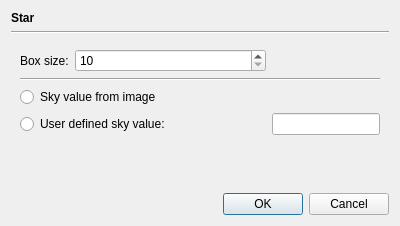
<?xml version="1.0" encoding="UTF-8"?>
<ui version="4.0">
 <class>StarDialog</class>
 <widget class="QDialog" name="StarDialog">
  <property name="geometry">
   <rect>
    <x>0</x>
    <y>0</y>
    <width>400</width>
    <height>226</height>
   </rect>
  </property>
  <property name="windowTitle">
   <string>Dialog</string>
  </property>
  <layout class="QVBoxLayout" name="verticalLayout">
   <item>
    <widget class="QLabel" name="label">
     <property name="font">
      <font>
       <bold>true</bold>
      </font>
     </property>
     <property name="text">
      <string>Star</string>
     </property>
    </widget>
   </item>
   <item>
    <widget class="Line" name="line">
     <property name="orientation">
      <enum>Qt::Horizontal</enum>
     </property>
    </widget>
   </item>
   <item>
    <widget class="QWidget" name="widget" native="true">
     <layout class="QGridLayout" name="gridLayout">
      <item row="0" column="1">
       <widget class="QSpinBox" name="starBoxSpinner">
        <property name="sizePolicy">
         <sizepolicy hsizetype="Minimum" vsizetype="Fixed">
          <horstretch>1</horstretch>
          <verstretch>0</verstretch>
         </sizepolicy>
        </property>
        <property name="minimum">
         <number>10</number>
        </property>
        <property name="maximum">
         <number>100</number>
        </property>
       </widget>
      </item>
      <item row="4" column="0" colspan="2">
       <widget class="QRadioButton" name="userSkyButton">
        <property name="text">
         <string>User defined sky value:</string>
        </property>
        <attribute name="buttonGroup">
         <string notr="true">buttonGroup</string>
        </attribute>
       </widget>
      </item>
      <item row="2" column="0" colspan="2">
       <widget class="QRadioButton" name="imageSkyButton">
        <property name="text">
         <string>Sky value from image</string>
        </property>
        <attribute name="buttonGroup">
         <string notr="true">buttonGroup</string>
        </attribute>
       </widget>
      </item>
      <item row="0" column="0">
       <widget class="QLabel" name="label_2">
        <property name="text">
         <string>Box size:</string>
        </property>
       </widget>
      </item>
      <item row="4" column="2">
       <widget class="QLineEdit" name="userSkyField"/>
      </item>
      <item row="1" column="0" colspan="3">
       <widget class="Line" name="line_2">
        <property name="orientation">
         <enum>Qt::Horizontal</enum>
        </property>
       </widget>
      </item>
     </layout>
    </widget>
   </item>
   <item>
    <spacer name="verticalSpacer">
     <property name="orientation">
      <enum>Qt::Vertical</enum>
     </property>
     <property name="sizeHint" stdset="0">
      <size>
       <width>20</width>
       <height>40</height>
      </size>
     </property>
    </spacer>
   </item>
   <item>
    <widget class="QDialogButtonBox" name="buttonBox">
     <property name="orientation">
      <enum>Qt::Horizontal</enum>
     </property>
     <property name="standardButtons">
      <set>QDialogButtonBox::Cancel|QDialogButtonBox::Ok</set>
     </property>
    </widget>
   </item>
  </layout>
 </widget>
 <resources/>
 <connections>
  <connection>
   <sender>buttonBox</sender>
   <signal>accepted()</signal>
   <receiver>StarDialog</receiver>
   <slot>accept()</slot>
   <hints>
    <hint type="sourcelabel">
     <x>248</x>
     <y>254</y>
    </hint>
    <hint type="destinationlabel">
     <x>157</x>
     <y>274</y>
    </hint>
   </hints>
  </connection>
  <connection>
   <sender>buttonBox</sender>
   <signal>rejected()</signal>
   <receiver>StarDialog</receiver>
   <slot>reject()</slot>
   <hints>
    <hint type="sourcelabel">
     <x>316</x>
     <y>260</y>
    </hint>
    <hint type="destinationlabel">
     <x>286</x>
     <y>274</y>
    </hint>
   </hints>
  </connection>
 </connections>
 <buttongroups>
  <buttongroup name="buttonGroup"/>
 </buttongroups>
</ui>
